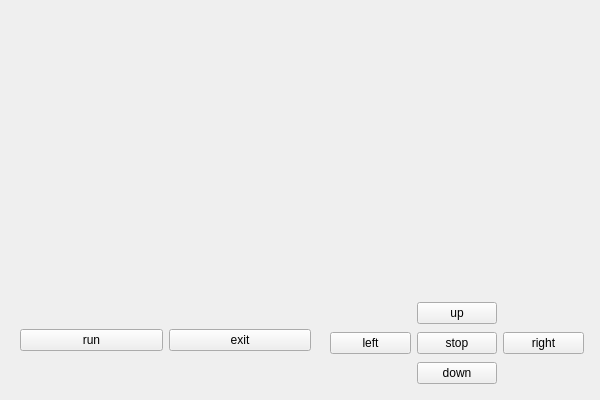
<?xml version="1.0" encoding="UTF-8"?>
<ui version="4.0">
 <class>Form</class>
 <widget class="QWidget" name="Form">
  <property name="windowModality">
   <enum>Qt::WindowModal</enum>
  </property>
  <property name="geometry">
   <rect>
    <x>0</x>
    <y>0</y>
    <width>600</width>
    <height>400</height>
   </rect>
  </property>
  <property name="windowTitle">
   <string>Form</string>
  </property>
  <widget class="QWidget" name="horizontalLayoutWidget">
   <property name="geometry">
    <rect>
     <x>20</x>
     <y>300</y>
     <width>291</width>
     <height>81</height>
    </rect>
   </property>
   <layout class="QHBoxLayout" name="horizontalLayout">
    <item>
     <widget class="QPushButton" name="btn_run">
      <property name="text">
       <string>run</string>
      </property>
     </widget>
    </item>
    <item>
     <widget class="QPushButton" name="btn_exit">
      <property name="text">
       <string>exit</string>
      </property>
     </widget>
    </item>
   </layout>
  </widget>
  <widget class="QWidget" name="gridLayoutWidget">
   <property name="geometry">
    <rect>
     <x>330</x>
     <y>300</y>
     <width>254</width>
     <height>89</height>
    </rect>
   </property>
   <layout class="QGridLayout" name="gridLayout">
    <item row="1" column="1">
     <widget class="QPushButton" name="btn_stop">
      <property name="text">
       <string>stop</string>
      </property>
     </widget>
    </item>
    <item row="1" column="0">
     <widget class="QPushButton" name="btn_left">
      <property name="text">
       <string>left</string>
      </property>
     </widget>
    </item>
    <item row="0" column="1">
     <widget class="QPushButton" name="btn_up">
      <property name="text">
       <string>up</string>
      </property>
     </widget>
    </item>
    <item row="1" column="2">
     <widget class="QPushButton" name="btn_right">
      <property name="text">
       <string>right</string>
      </property>
     </widget>
    </item>
    <item row="2" column="1">
     <widget class="QPushButton" name="btn_down">
      <property name="text">
       <string>down</string>
      </property>
     </widget>
    </item>
   </layout>
  </widget>
 </widget>
 <resources/>
 <connections/>
</ui>
